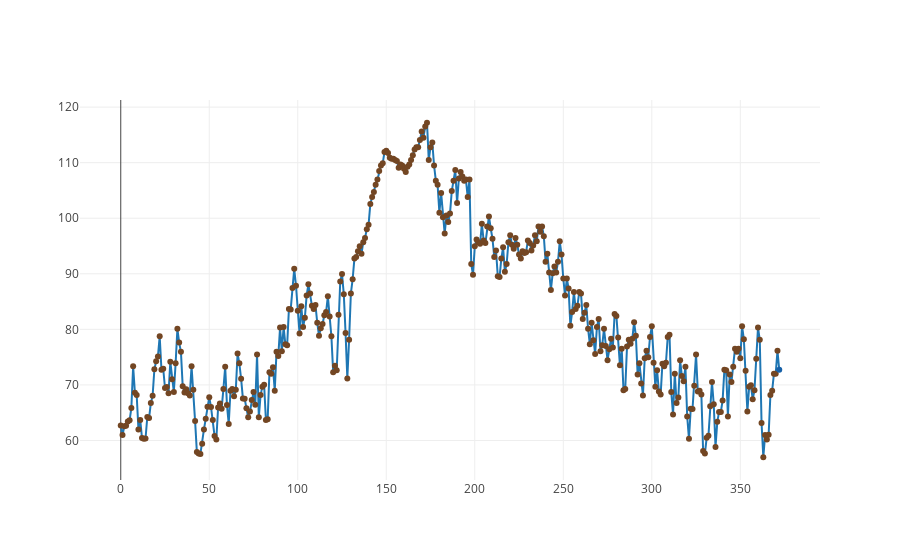

The code cell stored with this chart in its notebook:
### Code cell
# Identifying sinus arrhythmia

bpm_values = []
bpm_values = rr_to_bpm(frequencies)

bpm_np = np.array(bpm_values)

colors = []

for i in range(len(bpm_values)):
    colors.append('rgb(22, 96, 167)')

colors = moving_stdeviation(bpm_np, 50, colors)

trace = go.Scatter(
    x = axis_x,
    y = axis_y,
    mode='lines+markers',
    marker=dict(color=(colors))
)

data = [trace]

iplot(data, filename='basic-line')

### Figure 1 — Plotly figure (JSON) as saved in the notebook; plotly's stock layout.template omitted (floating-point values rounded to 4 significant figures; data arrays with more than 128 entries replaced by an {"elided": "..."} marker saying what was removed)
{"data": [{"marker": {"color": {"elided": "373 str values"}}, "mode": "lines+markers", "type": "scatter", "x": {"elided": "373 int values"}, "y": {"elided": "373 float values"}}], "layout": {}}
